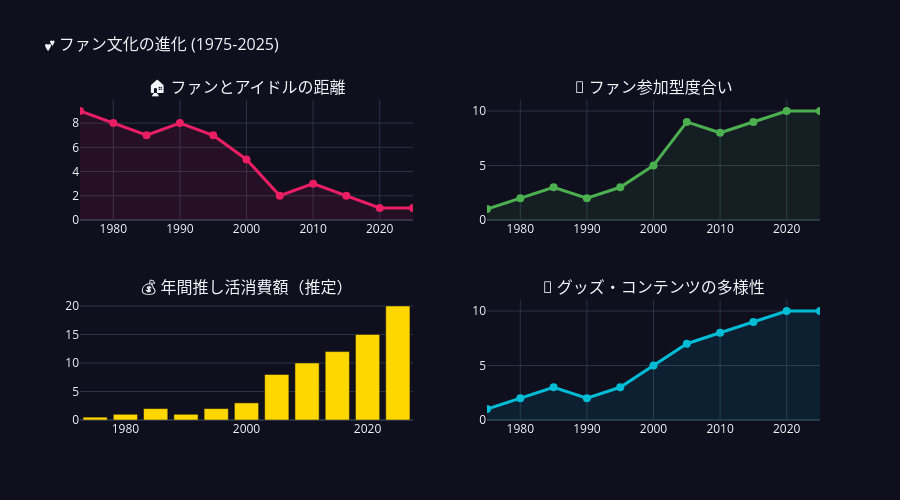

The notebook cell this image was saved under:
### Markdown cell above
---
## 💕 第6章: ファン文化の進化

「推し」という概念はどう変わってきたのか？ファンとアイドルの距離感の変遷を可視化します。

### Code cell
# Fan culture metrics over time
fan_data = pd.DataFrame({
    'year': [1975, 1980, 1985, 1990, 1995, 2000, 2005, 2010, 2015, 2020, 2025],
    'ファンとの距離': [9, 8, 7, 8, 7, 5, 2, 3, 2, 1, 1],  # 10=遠い, 1=近い
    '参加型度合い': [1, 2, 3, 2, 3, 5, 9, 8, 9, 10, 10],
    '消費金額(万円/年)': [0.5, 1, 2, 1, 2, 3, 8, 10, 12, 15, 20],
    'グッズ多様性': [1, 2, 3, 2, 3, 5, 7, 8, 9, 10, 10],
})

fig = make_subplots(rows=2, cols=2, subplot_titles=[
    '🏠 ファンとアイドルの距離',
    '🙋 ファン参加型度合い',
    '💰 年間推し活消費額（推定）',
    '🎁 グッズ・コンテンツの多様性',
])

fig.add_trace(go.Scatter(x=fan_data['year'], y=fan_data['ファンとの距離'],
    mode='lines+markers', line=dict(color='#E91E63', width=3),
    marker=dict(size=8), name='距離', showlegend=False,
    fill='tozeroy', fillcolor='rgba(233,30,99,0.1)',
), row=1, col=1)

fig.add_trace(go.Scatter(x=fan_data['year'], y=fan_data['参加型度合い'],
    mode='lines+markers', line=dict(color='#4CAF50', width=3),
    marker=dict(size=8), name='参加度', showlegend=False,
    fill='tozeroy', fillcolor='rgba(76,175,80,0.1)',
), row=1, col=2)

fig.add_trace(go.Bar(x=fan_data['year'], y=fan_data['消費金額(万円/年)'],
    marker_color='#FFD700', name='消費額', showlegend=False,
), row=2, col=1)

fig.add_trace(go.Scatter(x=fan_data['year'], y=fan_data['グッズ多様性'],
    mode='lines+markers', line=dict(color='#00BCD4', width=3),
    marker=dict(size=8), name='多様性', showlegend=False,
    fill='tozeroy', fillcolor='rgba(0,188,212,0.1)',
), row=2, col=2)

fig.update_layout(
    title=dict(text='💕 ファン文化の進化 (1975-2025)', font=dict(size=16)),
    template='plotly_dark',
    height=500,
    plot_bgcolor='rgba(15,15,30,1)',
    paper_bgcolor='rgba(15,15,30,1)',
)

fig.show()

print("📈 キーインサイト:")
print("  • ファンとアイドルの距離は劇的に縮まった（テレビ越し → 握手 → 配信 → メタバース）")
print("  • 消費額は50年で40倍に — 推し活経済圏の拡大")
print("  • 参加型度合いの最大化 = 総選挙、投げ銭、クラウドファンディング")

### Figure 1 — Plotly figure (JSON) as saved in the notebook; plotly's stock layout.template omitted (floating-point values rounded to 4 significant figures)
{"data": [{"fill": "tozeroy", "fillcolor": "rgba(233,30,99,0.1)", "line": {"color": "#E91E63", "width": 3}, "marker": {"size": 8}, "mode": "lines+markers", "name": "距離", "showlegend": false, "type": "scatter", "x": [1975, 1980, 1985, 1990, 1995, 2000, 2005, 2010, 2015, 2020, 2025], "xaxis": "x", "y": [9, 8, 7, 8, 7, 5, 2, 3, 2, 1, 1], "yaxis": "y"}, {"fill": "tozeroy", "fillcolor": "rgba(76,175,80,0.1)", "line": {"color": "#4CAF50", "width": 3}, "marker": {"size": 8}, "mode": "lines+markers", "name": "参加度", "showlegend": false, "type": "scatter", "x": [1975, 1980, 1985, 1990, 1995, 2000, 2005, 2010, 2015, 2020, 2025], "xaxis": "x2", "y": [1, 2, 3, 2, 3, 5, 9, 8, 9, 10, 10], "yaxis": "y2"}, {"marker": {"color": "#FFD700"}, "name": "消費額", "showlegend": false, "type": "bar", "x": [1975, 1980, 1985, 1990, 1995, 2000, 2005, 2010, 2015, 2020, 2025], "xaxis": "x3", "y": [0.5, 1.0, 2.0, 1.0, 2.0, 3.0, 8.0, 10.0, 12.0, 15.0, 20.0], "yaxis": "y3"}, {"fill": "tozeroy", "fillcolor": "rgba(0,188,212,0.1)", "line": {"color": "#00BCD4", "width": 3}, "marker": {"size": 8}, "mode": "lines+markers", "name": "多様性", "showlegend": false, "type": "scatter", "x": [1975, 1980, 1985, 1990, 1995, 2000, 2005, 2010, 2015, 2020, 2025], "xaxis": "x4", "y": [1, 2, 3, 2, 3, 5, 7, 8, 9, 10, 10], "yaxis": "y4"}], "layout": {"annotations": [{"font": {"size": 16}, "showarrow": false, "text": "🏠 ファンとアイドルの距離", "x": 0.225, "xanchor": "center", "xref": "paper", "y": 1.0, "yanchor": "bottom", "yref": "paper"}, {"font": {"size": 16}, "showarrow": false, "text": "🙋 ファン参加型度合い", "x": 0.775, "xanchor": "center", "xref": "paper", "y": 1.0, "yanchor": "bottom", "yref": "paper"}, {"font": {"size": 16}, "showarrow": false, "text": "💰 年間推し活消費額（推定）", "x": 0.225, "xanchor": "center", "xref": "paper", "y": 0.375, "yanchor": "bottom", "yref": "paper"}, {"font": {"size": 16}, "showarrow": false, "text": "🎁 グッズ・コンテンツの多様性", "x": 0.775, "xanchor": "center", "xref": "paper", "y": 0.375, "yanchor": "bottom", "yref": "paper"}], "height": 500, "paper_bgcolor": "rgba(15,15,30,1)", "plot_bgcolor": "rgba(15,15,30,1)", "title": {"font": {"size": 16}, "text": "💕 ファン文化の進化 (1975-2025)"}, "xaxis": {"anchor": "y", "domain": [0.0, 0.45]}, "xaxis2": {"anchor": "y2", "domain": [0.55, 1.0]}, "xaxis3": {"anchor": "y3", "domain": [0.0, 0.45]}, "xaxis4": {"anchor": "y4", "domain": [0.55, 1.0]}, "yaxis": {"anchor": "x", "domain": [0.625, 1.0]}, "yaxis2": {"anchor": "x2", "domain": [0.625, 1.0]}, "yaxis3": {"anchor": "x3", "domain": [0.0, 0.375]}, "yaxis4": {"anchor": "x4", "domain": [0.0, 0.375]}}}
